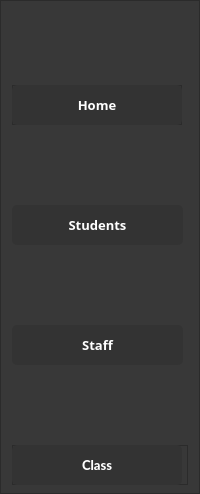
           <widget class="QFrame" name="frame_33">
            <property name="sizePolicy">
             <sizepolicy hsizetype="Fixed" vsizetype="Expanding">
              <horstretch>0</horstretch>
              <verstretch>200</verstretch>
             </sizepolicy>
            </property>
            <property name="minimumSize">
             <size>
              <width>200</width>
              <height>300</height>
             </size>
            </property>
            <property name="maximumSize">
             <size>
              <width>200</width>
              <height>16777215</height>
             </size>
            </property>
            <property name="styleSheet">
             <string notr="true">background-color: rgb(56, 56, 56);</string>
            </property>
            <property name="frameShape">
             <enum>QFrame::StyledPanel</enum>
            </property>
            <property name="frameShadow">
             <enum>QFrame::Raised</enum>
            </property>
            <widget class="QFrame" name="frame_51">
             <property name="geometry">
              <rect>
               <x>12</x>
               <y>85</y>
               <width>170</width>
               <height>40</height>
              </rect>
             </property>
             <property name="minimumSize">
              <size>
               <width>170</width>
               <height>40</height>
              </size>
             </property>
             <property name="maximumSize">
              <size>
               <width>170</width>
               <height>40</height>
              </size>
             </property>
             <property name="frameShape">
              <enum>QFrame::StyledPanel</enum>
             </property>
             <property name="frameShadow">
              <enum>QFrame::Raised</enum>
             </property>
             <widget class="QPushButton" name="Dashboard_Btn">
              <property name="geometry">
               <rect>
                <x>0</x>
                <y>0</y>
                <width>170</width>
                <height>40</height>
               </rect>
              </property>
              <property name="sizePolicy">
               <sizepolicy hsizetype="Expanding" vsizetype="Expanding">
                <horstretch>0</horstretch>
                <verstretch>0</verstretch>
               </sizepolicy>
              </property>
              <property name="minimumSize">
               <size>
                <width>170</width>
                <height>40</height>
               </size>
              </property>
              <property name="maximumSize">
               <size>
                <width>200</width>
                <height>0</height>
               </size>
              </property>
              <property name="font">
               <font>
                <family>Poppins</family>
                <pointsize>10</pointsize>
                <weight>75</weight>
                <bold>true</bold>
               </font>
              </property>
              <property name="cursor">
               <cursorShape>PointingHandCursor</cursorShape>
              </property>
              <property name="styleSheet">
               <string notr="true">/* STYLESHEET FOR PUSH BUTTON: START, SAVE, CLOSE, RESTORE, CONNECT, EDIT */
 QPushButton {
 border: 2px solid rgb(51,51,51);
 border-radius: 5px; 
color:rgb(255,255,255);
 background-color: rgb(51,51,51);
 }
 QPushButton:hover {
 border: 2px solid rgb(0,143,150);
 background-color: rgb(0,143,150);
 }
 QPushButton:pressed {   
border: 2px solid rgb(0,143,150);
 background-color: rgb(51,51,51);
 }
 QPushButton:disabled {  
border-radius: 5px; 
border: 2px solid rgb(112,112,112);
 background-color: rgb(112,112,112);
 }
 /* SEE THE EFFECT BELOW*/</string>
              </property>
              <property name="text">
               <string>Home</string>
              </property>
              <property name="icon">
               <iconset resource="Resources.qrc">
                <normaloff>:/icons/home.svg</normaloff>:/icons/home.svg</iconset>
              </property>
              <property name="iconSize">
               <size>
                <width>28</width>
                <height>28</height>
               </size>
              </property>
              <property name="checkable">
               <bool>true</bool>
              </property>
             </widget>
            </widget>
            <widget class="QFrame" name="studentsFrame_6">
             <property name="geometry">
              <rect>
               <x>12</x>
               <y>205</y>
               <width>176</width>
               <height>40</height>
              </rect>
             </property>
             <property name="sizePolicy">
              <sizepolicy hsizetype="Fixed" vsizetype="Fixed">
               <horstretch>0</horstretch>
               <verstretch>0</verstretch>
              </sizepolicy>
             </property>
             <property name="minimumSize">
              <size>
               <width>170</width>
               <height>40</height>
              </size>
             </property>
             <property name="maximumSize">
              <size>
               <width>200</width>
               <height>40</height>
              </size>
             </property>
             <property name="styleSheet">
              <string notr="true">border: none;

border-top-right-radius:7px;
border-bottom-right-radius:7px;</string>
             </property>
             <property name="frameShape">
              <enum>QFrame::StyledPanel</enum>
             </property>
             <property name="frameShadow">
              <enum>QFrame::Raised</enum>
             </property>
             <widget class="QPushButton" name="Students_Btn">
              <property name="geometry">
               <rect>
                <x>0</x>
                <y>0</y>
                <width>171</width>
                <height>40</height>
               </rect>
              </property>
              <property name="sizePolicy">
               <sizepolicy hsizetype="Expanding" vsizetype="Expanding">
                <horstretch>0</horstretch>
                <verstretch>0</verstretch>
               </sizepolicy>
              </property>
              <property name="minimumSize">
               <size>
                <width>160</width>
                <height>40</height>
               </size>
              </property>
              <property name="maximumSize">
               <size>
                <width>200</width>
                <height>0</height>
               </size>
              </property>
              <property name="font">
               <font>
                <family>Poppins</family>
                <pointsize>10</pointsize>
                <weight>75</weight>
                <bold>true</bold>
               </font>
              </property>
              <property name="cursor">
               <cursorShape>PointingHandCursor</cursorShape>
              </property>
              <property name="styleSheet">
               <string notr="true">/* STYLESHEET FOR PUSH BUTTON: START, SAVE, CLOSE, RESTORE, CONNECT, EDIT */
 QPushButton {
 border: 2px solid rgb(51,51,51);
 border-radius: 5px; 
color:rgb(255,255,255);
 background-color: rgb(51,51,51);
 }
 QPushButton:hover {
 border: 2px solid rgb(0,143,150);
 background-color: rgb(0,143,150);
 }
 QPushButton:pressed {   
border: 2px solid rgb(0,143,150);
 background-color: rgb(51,51,51);
 }
 QPushButton:disabled {  
border-radius: 5px; 
border: 2px solid rgb(112,112,112);
 background-color: rgb(112,112,112);
 }
 /* SEE THE EFFECT BELOW*/</string>
              </property>
              <property name="text">
               <string>Students</string>
              </property>
              <property name="icon">
               <iconset resource="Resources.qrc">
                <normaloff>:/icons/Student.svg</normaloff>:/icons/Student.svg</iconset>
              </property>
              <property name="iconSize">
               <size>
                <width>28</width>
                <height>28</height>
               </size>
              </property>
              <property name="checkable">
               <bool>true</bool>
              </property>
             </widget>
            </widget>
            <widget class="QFrame" name="staffFrame_6">
             <property name="geometry">
              <rect>
               <x>12</x>
               <y>325</y>
               <width>176</width>
               <height>40</height>
              </rect>
             </property>
             <property name="sizePolicy">
              <sizepolicy hsizetype="Fixed" vsizetype="Fixed">
               <horstretch>0</horstretch>
               <verstretch>0</verstretch>
              </sizepolicy>
             </property>
             <property name="minimumSize">
              <size>
               <width>170</width>
               <height>40</height>
              </size>
             </property>
             <property name="maximumSize">
              <size>
               <width>200</width>
               <height>40</height>
              </size>
             </property>
             <property name="styleSheet">
              <string notr="true">border: none;

border-top-right-radius:7px;
border-bottom-right-radius:7px;</string>
             </property>
             <property name="frameShape">
              <enum>QFrame::StyledPanel</enum>
             </property>
             <property name="frameShadow">
              <enum>QFrame::Raised</enum>
             </property>
             <widget class="QPushButton" name="Staff_Btn">
              <property name="geometry">
               <rect>
                <x>0</x>
                <y>0</y>
                <width>171</width>
                <height>40</height>
               </rect>
              </property>
              <property name="sizePolicy">
               <sizepolicy hsizetype="Expanding" vsizetype="Expanding">
                <horstretch>0</horstretch>
                <verstretch>0</verstretch>
               </sizepolicy>
              </property>
              <property name="minimumSize">
               <size>
                <width>0</width>
                <height>40</height>
               </size>
              </property>
              <property name="maximumSize">
               <size>
                <width>200</width>
                <height>0</height>
               </size>
              </property>
              <property name="font">
               <font>
                <family>Poppins</family>
                <pointsize>10</pointsize>
                <weight>75</weight>
                <bold>true</bold>
               </font>
              </property>
              <property name="cursor">
               <cursorShape>PointingHandCursor</cursorShape>
              </property>
              <property name="styleSheet">
               <string notr="true">/* STYLESHEET FOR PUSH BUTTON: START, SAVE, CLOSE, RESTORE, CONNECT, EDIT */
 QPushButton {
 border: 2px solid rgb(51,51,51);
 border-radius: 5px; 
color:rgb(255,255,255);
 background-color: rgb(51,51,51);
 }
 QPushButton:hover {
 border: 2px solid rgb(0,143,150);
 background-color: rgb(0,143,150);
 }
 QPushButton:pressed {   
border: 2px solid rgb(0,143,150);
 background-color: rgb(51,51,51);
 }
 QPushButton:disabled {  
border-radius: 5px; 
border: 2px solid rgb(112,112,112);
 background-color: rgb(112,112,112);
 }
 /* SEE THE EFFECT BELOW*/</string>
              </property>
              <property name="text">
               <string>Staff</string>
              </property>
              <property name="icon">
               <iconset resource="Resources.qrc">
                <normaloff>:/icons/staff.svg</normaloff>:/icons/staff.svg</iconset>
              </property>
              <property name="iconSize">
               <size>
                <width>32</width>
                <height>32</height>
               </size>
              </property>
              <property name="checkable">
               <bool>true</bool>
              </property>
             </widget>
            </widget>
            <widget class="QFrame" name="frame_11">
             <property name="geometry">
              <rect>
               <x>12</x>
               <y>445</y>
               <width>176</width>
               <height>40</height>
              </rect>
             </property>
             <property name="sizePolicy">
              <sizepolicy hsizetype="Preferred" vsizetype="Preferred">
               <horstretch>0</horstretch>
               <verstretch>0</verstretch>
              </sizepolicy>
             </property>
             <property name="minimumSize">
              <size>
               <width>170</width>
               <height>40</height>
              </size>
             </property>
             <property name="maximumSize">
              <size>
               <width>200</width>
               <height>40</height>
              </size>
             </property>
             <property name="frameShape">
              <enum>QFrame::StyledPanel</enum>
             </property>
             <property name="frameShadow">
              <enum>QFrame::Raised</enum>
             </property>
             <widget class="QPushButton" name="Class_Btn">
              <property name="geometry">
               <rect>
                <x>0</x>
                <y>0</y>
                <width>170</width>
                <height>40</height>
               </rect>
              </property>
              <property name="minimumSize">
               <size>
                <width>0</width>
                <height>40</height>
               </size>
              </property>
              <property name="maximumSize">
               <size>
                <width>200</width>
                <height>40</height>
               </size>
              </property>
              <property name="font">
               <font>
                <family>Lato Heavy</family>
                <pointsize>10</pointsize>
                <weight>75</weight>
                <italic>false</italic>
                <bold>true</bold>
               </font>
              </property>
              <property name="styleSheet">
               <string notr="true">/* STYLESHEET FOR PUSH BUTTON: START, SAVE, CLOSE, RESTORE, CONNECT, EDIT */
 QPushButton {
 border: 2px solid rgb(51,51,51);
 border-radius: 5px; 
color:rgb(255,255,255);
 background-color: rgb(51,51,51);
 }
 QPushButton:hover {
 border: 2px solid rgb(0,143,150);
 background-color: rgb(0,143,150);
 }
 QPushButton:pressed {   
border: 2px solid rgb(0,143,150);
 background-color: rgb(51,51,51);
 }
 QPushButton:disabled {  
border-radius: 5px; 
border: 2px solid rgb(112,112,112);
 background-color: rgb(112,112,112);
 }
 /* SEE THE EFFECT BELOW*/</string>
              </property>
              <property name="text">
               <string>Class</string>
              </property>
              <property name="icon">
               <iconset resource="Resources.qrc">
                <normaloff>:/icons/Class.svg</normaloff>:/icons/Class.svg</iconset>
              </property>
              <property name="iconSize">
               <size>
                <width>28</width>
                <height>28</height>
               </size>
              </property>
             </widget>
            </widget>
           </widget>
